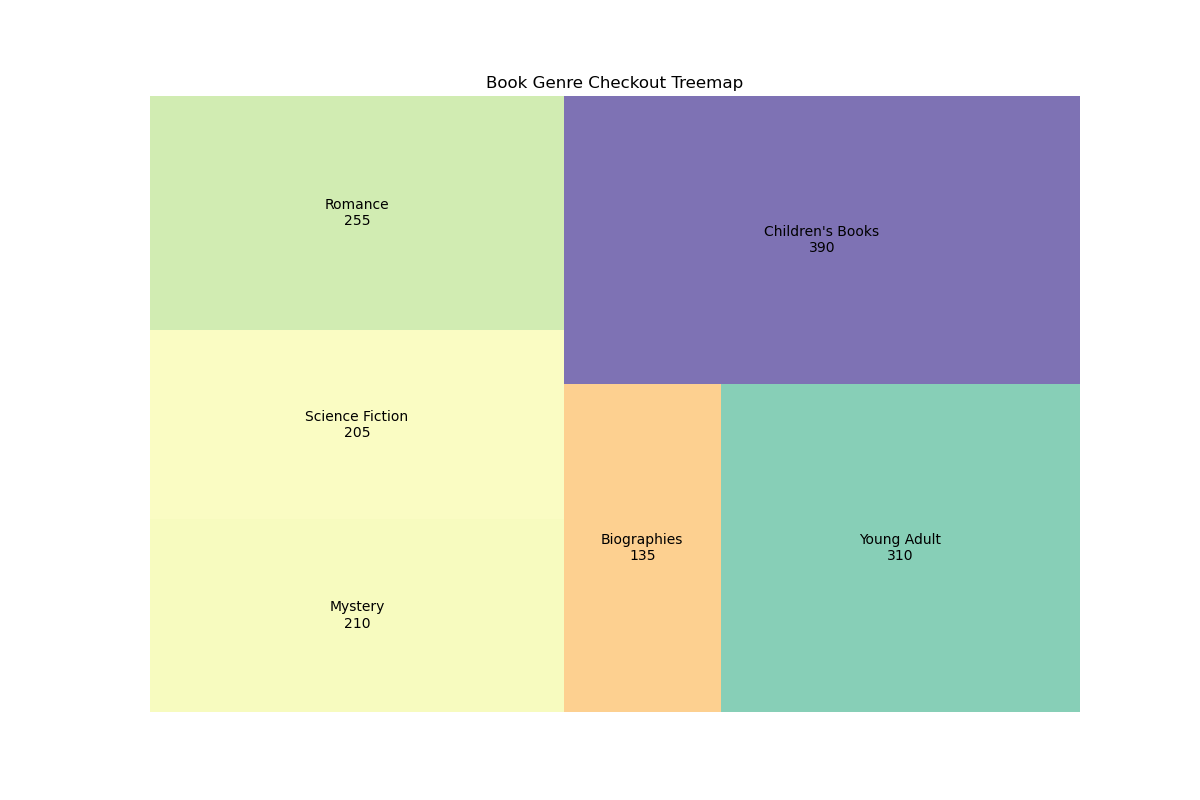

The script that drew this image:

import matplotlib.pyplot as plt
import squarify

# Given chart table data
data = [
    {'Genre': 'Mystery', 'Checkouts': 120, 'Month': 'January'},
    {'Genre': 'Science Fiction', 'Checkouts': 110, 'Month': 'January'},
    {'Genre': 'Romance', 'Checkouts': 130, 'Month': 'January'},
    {'Genre': 'Biographies', 'Checkouts': 70, 'Month': 'January'},
    {'Genre': 'Young Adult', 'Checkouts': 160, 'Month': 'January'},
    {"Genre": "Children's Books", 'Checkouts': 200, 'Month': 'January'},
    {'Genre': 'Mystery', 'Checkouts': 90, 'Month': 'February'},
    {'Genre': 'Science Fiction', 'Checkouts': 95, 'Month': 'February'},
    {'Genre': 'Romance', 'Checkouts': 125, 'Month': 'February'},
    {'Genre': 'Biographies', 'Checkouts': 65, 'Month': 'February'},
    {'Genre': 'Young Adult', 'Checkouts': 150, 'Month': 'February'},
    {"Genre": "Children's Books", 'Checkouts': 190, 'Month': 'February'}
]

# Aggregate the checkouts by genre over the months
aggregated_checkouts = {}
for item in data:
    if item['Genre'] in aggregated_checkouts:
        aggregated_checkouts[item['Genre']] += item['Checkouts']
    else:
        aggregated_checkouts[item['Genre']] = item['Checkouts']

# Prepare data for the treemap
labels = [f"{genre}\n{checkouts}" for genre, checkouts in aggregated_checkouts.items()]
sizes = list(aggregated_checkouts.values())
colors = plt.cm.Spectral([float(x) / max(sizes) for x in sizes])

# Plotting the treemap
plt.figure(figsize=(12, 8))
squarify.plot(sizes=sizes, label=labels, color=colors, alpha=0.8)

# Adding a title and eliminating the axis
plt.title('Book Genre Checkout Treemap')
plt.axis('off')

# Display the plot
plt.show()
